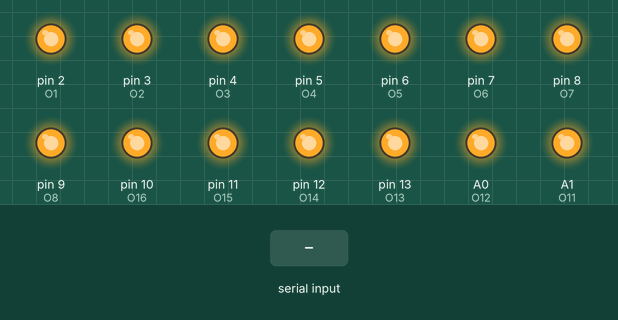
This sketch was run on a simulated Arduino Uno, built with avr-gcc and run on an emulated ATmega328P. Parts: output pins drawn as LEDs (lit = HIGH). The test bench sets the inputs (shaded band).

Above: at 1.2 s.
1.3 s: byte 1 (1) received over Serial
At 1.8 s:
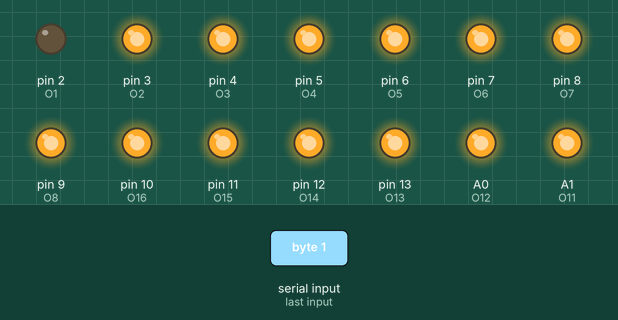
2.8 s: byte 2 (2) received over Serial
At 4.0 s:
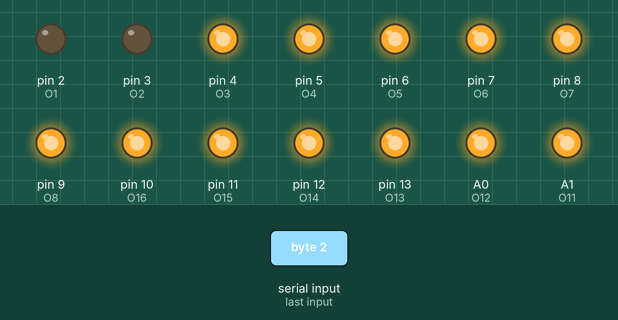
4.3 s: byte 3 (3) received over Serial
At 5.3 s:
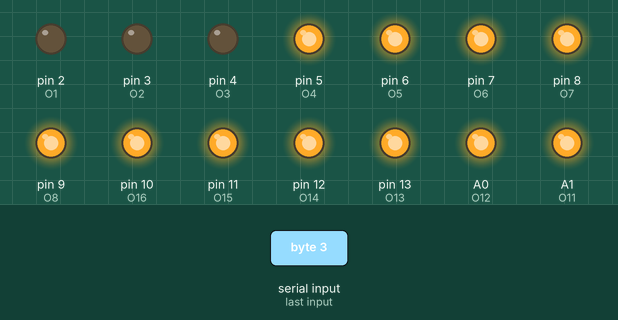
5.8 s: byte 4 (4) received over Serial
At 6.4 s:
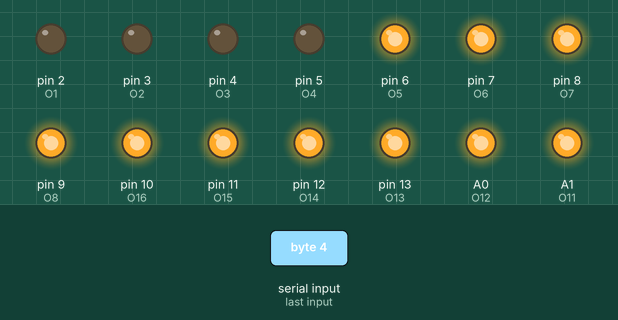
7.3 s: byte 5 (5) received over Serial
At 7.6 s:
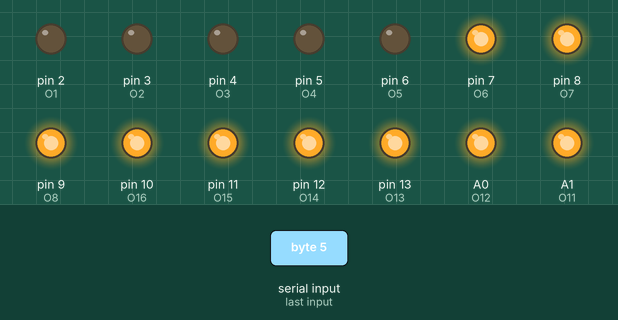
8.8 s: byte 6 (6) received over Serial
At 9.9 s:
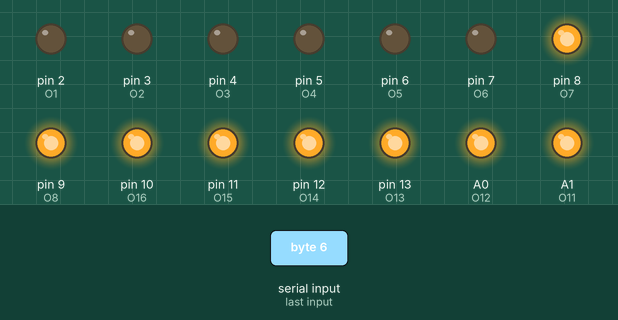
Timing chart, 0 to 11.3 s (numbered marks = the images above; inputs shaded):
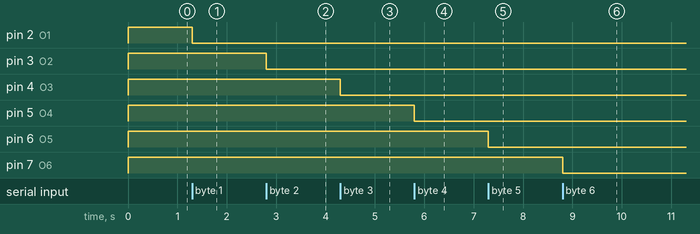

The sketch:

arduino_mini_relay_2_for_board_1.ino
```cpp
#define O1 2
#define O2 3
#define O3 4
#define O4 5
#define O5 6
#define O6 7
#define O7 8
#define O8 9
#define O9 A3
#define O10 A2
#define O11 A1
#define O12 A0
#define O13 13
#define O14 12
#define O15 11
#define O16 10

void setup() {
  // put your setup code here, to run once:
  pinMode(O1,OUTPUT);
  pinMode(O2,OUTPUT);
  pinMode(O3,OUTPUT);
  pinMode(O4,OUTPUT);
  pinMode(O5,OUTPUT);
  pinMode(O6,OUTPUT);
  pinMode(O7,OUTPUT);
  pinMode(O8,OUTPUT);
  pinMode(O9,OUTPUT);
  pinMode(O10,OUTPUT);
  pinMode(O11,OUTPUT);
  pinMode(O12,OUTPUT);
  pinMode(O13,OUTPUT);
  pinMode(O14,OUTPUT);
  pinMode(O15,OUTPUT);
  pinMode(O16,OUTPUT);
  digitalWrite(O1,HIGH);
  digitalWrite(O2,HIGH);
  digitalWrite(O3,HIGH);
  digitalWrite(O4,HIGH);
  digitalWrite(O5,HIGH);
  digitalWrite(O6,HIGH);
  digitalWrite(O7,HIGH);
  digitalWrite(O8,HIGH);
  digitalWrite(O9,HIGH);
  digitalWrite(O10,HIGH);
  digitalWrite(O11,HIGH);
  digitalWrite(O12,HIGH);
  digitalWrite(O13,HIGH);
  digitalWrite(O14,HIGH);
  digitalWrite(O15,HIGH);
  digitalWrite(O16,HIGH);
  Serial.begin(115200);
}

void loop() {
  // put your main code here, to run repeatedly:
  if(Serial.available()>0){
    int data = Serial.read();
    switch(data){
      case 1:
        digitalWrite(O1,LOW);
        break;
      case 2:
        digitalWrite(O2,LOW);
        break;
      case 3:
        digitalWrite(O3,LOW);
        break;
      case 4:
        digitalWrite(O4,LOW);
        break;
      case 5:
        digitalWrite(O5,LOW);
        break;
      case 6:
        digitalWrite(O6,LOW);
        break;
      case 7:
        digitalWrite(O7,LOW);
        break;
      case 8:
        digitalWrite(O8,LOW);
        break;
      case 9:
        digitalWrite(O9,LOW);
        break;
      case 10:
        digitalWrite(O10,LOW);
        break;
      case 11:
        digitalWrite(O11,LOW);
        break;
      case 12:
        digitalWrite(O12,LOW);
        break;
      case 13:
        digitalWrite(O13,LOW);
        break;
      case 14:
        digitalWrite(O14,LOW);
        break;
      case 15:
        digitalWrite(O15,LOW);
        break;
      case 16:
        digitalWrite(O16,LOW);
        break;
      case 0:
        digitalWrite(O1,HIGH);
        digitalWrite(O2,HIGH);
        digitalWrite(O3,HIGH);
        digitalWrite(O4,HIGH);
        digitalWrite(O5,HIGH);
        digitalWrite(O6,HIGH);
        digitalWrite(O7,HIGH);
        digitalWrite(O8,HIGH);
        digitalWrite(O9,HIGH);
        digitalWrite(O10,HIGH);
        digitalWrite(O11,HIGH);
        digitalWrite(O12,HIGH);
        digitalWrite(O13,HIGH);
        digitalWrite(O14,HIGH);
        digitalWrite(O15,HIGH);
        digitalWrite(O16,HIGH);
        break;
    }
  }
}
```

Measured:
- after the input at 1.3 s, pin 2 (O1): HIGH → LOW at once
- after the input at 2.8 s, pin 3 (O2): HIGH → LOW at once
- after the input at 4.3 s, pin 4 (O3): HIGH → LOW at once
- after the input at 5.8 s, pin 5 (O4): HIGH → LOW at once
- after the input at 7.3 s, pin 6 (O5): HIGH → LOW at once
- after the input at 8.8 s, pin 7 (O6): HIGH → LOW at once
